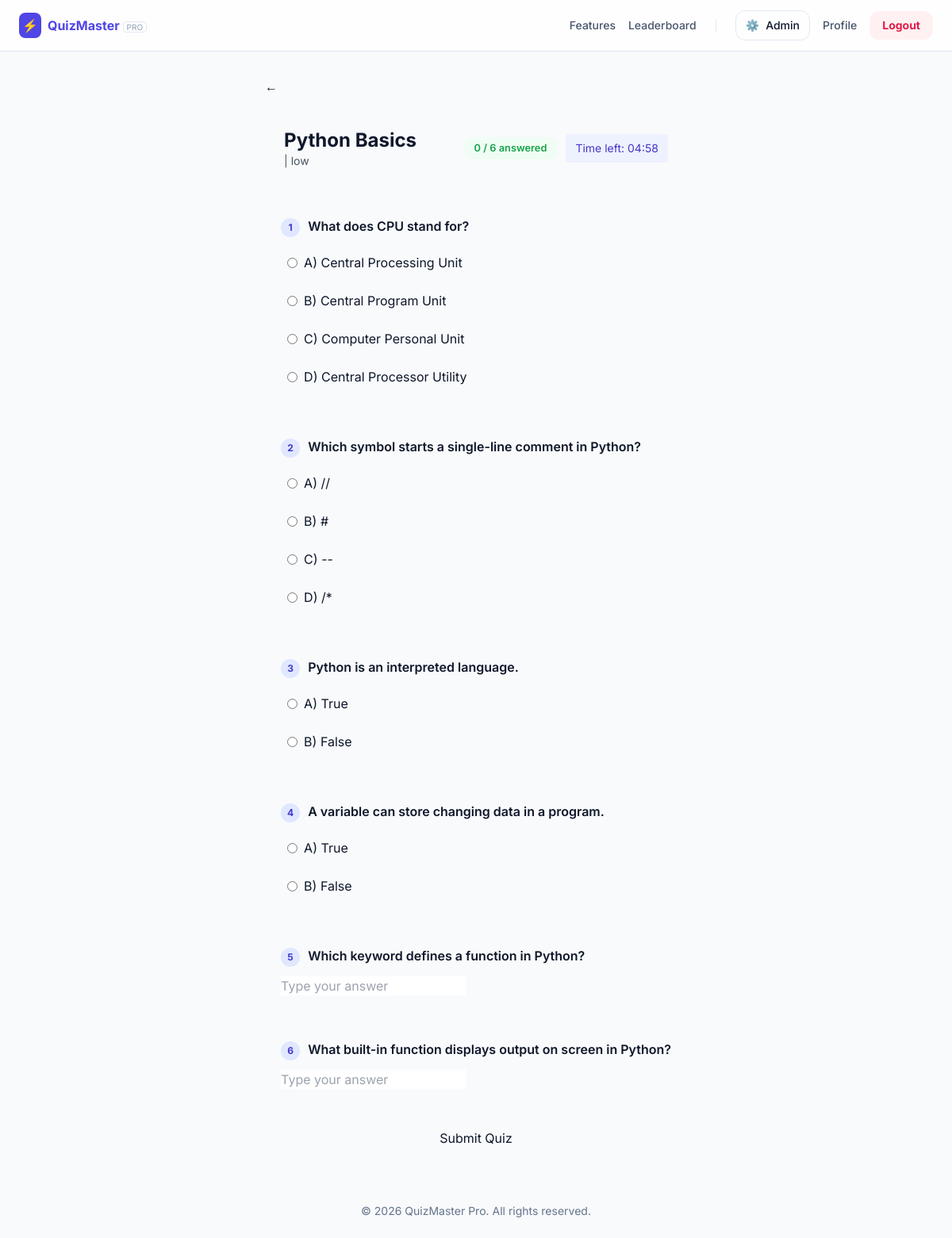
/quiz/start/1 (signed in), run on the app's committed database.
### tables this page shows
CREATE TABLE quizzes (
    id INT AUTO_INCREMENT PRIMARY KEY,
    subject_id INT NOT NULL,
    title VARCHAR(200) NOT NULL,
    difficulty ENUM('low','medium','high') DEFAULT 'medium',
    time_limit INT DEFAULT 600,
    total_marks INT DEFAULT 0,
    is_active TINYINT(1) DEFAULT 1,
    created_at TIMESTAMP DEFAULT CURRENT_TIMESTAMP,
    FOREIGN KEY (subject_id) REFERENCES subjects(id) ON DELETE CASCADE
);

CREATE TABLE questions (
    id INT AUTO_INCREMENT PRIMARY KEY,
    quiz_id INT NOT NULL,
    question_text TEXT NOT NULL,
    question_type ENUM('mcq', 'tf', 'short') NOT NULL DEFAULT 'mcq',
    explanation TEXT NULL,
    option_a VARCHAR(255) NOT NULL,
    option_b VARCHAR(255) NOT NULL,
    option_c VARCHAR(255) NOT NULL,
    option_d VARCHAR(255) NOT NULL,
    correct_option ENUM('a','b','c','d') NOT NULL,
    marks INT DEFAULT 1,
    FOREIGN KEY (quiz_id) REFERENCES quizzes(id) ON DELETE CASCADE
);

### Core/Controller.php (called while the page is built, shortened)
<?php
abstract class Controller
{
    protected function render(string $view, array $data = []): void
    {
        extract($data, EXTR_SKIP);
        $viewFile = APP_PATH . '/Views/' . $view . '.php';
        include $viewFile;
    }
}

### app/Controllers/QuizController.php (called while the page is built, shortened)
<?php
class QuizController extends Controller
{
    private QuizModel $quizModel;
    public function __construct()
    {
        require_once APP_PATH . '/Models/QuizModel.php';
        $this->quizModel = new QuizModel();
    }
    public function start(int $quizId = 0): void
    {
        $quiz = $this->quizModel->getQuizById($quizId);
        $type = !empty($_GET['question_type']) ? sanitizeInput((string) $_GET['question_type']) : 'all';
        $questions = $this->quizModel->getQuestions($quizId, $type);
        $this->render('quiz/start', compact('quiz', 'questions', 'type', 'remaining'));
    }
}

### Core/Router.php (called while the page is built, shortened)
<?php
class Router
{
    private string $controller = 'HomeController';
    private string $method = 'index';
    public function dispatch(): void
    {
        $url = $this->parseUrl();
        if (!empty($url[0])) {
            $ctrlName = ucfirst(strtolower($url[0])) . 'Controller';
            $ctrlClass = self::CTRL_NAMESPACE . $ctrlName;
            if (class_exists($ctrlClass)) {
                $this->controller = $ctrlName;
                unset($url[0]);
            } else {
                $this->notFound();
                return;
            }
        }
        if (!empty($url[1])) {
            $methodInput = strtolower((string) $url[1]);
            $controllerClass = self::CTRL_NAMESPACE . $this->controller;
            $methods = get_class_methods($controllerClass);
            $foundMethod = null;
            foreach ($methods as $m) {
                if (strtolower($m) === $methodInput) {
                    $foundMethod = $m;
                    break;
                }
            }
            if ($foundMethod !== null) {
                $this->method = $foundMethod;
                unset($url[1]);
            } else {
                $this->notFound();
                return;
            }
        }
        $this->params = $url ? array_values($url) : [];
        $controllerInstance = new $ctrlClass();
        call_user_func_array([$controllerInstance, $this->method], $this->params);
    }
    private function parseUrl(): array
    {
        if (!empty($_GET['url'])) {
            $url = rtrim((string) $_GET['url'], '/');
            return explode('/', filter_var($url, FILTER_SANITIZE_URL));
        }
        $uri = $_SERVER['REQUEST_URI'] ?? '';
        $uri = strtok($uri, '?');
        $uri = trim($uri, '/');
        return explode('/', filter_var($uri, FILTER_SANITIZE_URL));
    }
}

### index.php (called while the page is built, shortened)
<?php
spl_autoload_register(function (string $class): void {
    $prefixes = [
        'Core\\' => CORE_PATH . '/',
        'App\\Controllers\\' => APP_PATH . '/Controllers/',
        'App\\Models\\' => APP_PATH . '/Models/',
    ];
    foreach ($prefixes as $prefix => $dir) {
        if (str_starts_with($class, $prefix)) {
            $relative = substr($class, strlen($prefix));
            $file = $dir . str_replace('\\', '/', $relative) . '.php';
            if (file_exists($file)) {
                return;
            }
        }
    }
});
require_once APP_PATH . '/helpers.php';
$router = new Core\Router();
$router->dispatch();

### Core/Database.php (called while the page is built, shortened)
<?php
class Database
{
    private static ?Database $instance = null;
    private PDO $pdo;
    private string $host = 'localhost';
    private string $dbname = 'quizmaster';
    private string $user = 'root';
    private string $pass = '';
    private string $charset = 'utf8mb4';
    private function connect(): void
    {
        $dsn = "mysql:host={$this->host};dbname={$this->dbname};charset={$this->charset}";
        $options = [
            PDO::ATTR_ERRMODE            => PDO::ERRMODE_EXCEPTION,
            PDO::ATTR_DEFAULT_FETCH_MODE => PDO::FETCH_ASSOC,
            PDO::ATTR_EMULATE_PREPARES   => false,
            PDO::ATTR_PERSISTENT         => false,
            PDO::MYSQL_ATTR_INIT_COMMAND => "SET SESSION wait_timeout=28800, SESSION interactive_timeout=28800",
        ];
        try {
            $this->pdo = new PDO($dsn, $this->user, $this->pass, $options);
        } catch (PDOException $e) {
            error_log('[QuizMaster] DB connection error: ' . $e->getMessage());
            http_response_code(500);
            die('Database connection failed.');
        }
    }
    public static function getInstance(): Database
    {
        if (self::$instance === null) {
            self::$instance = new self();
        }
        return self::$instance;
    }
    public function query(string $sql, array $params = []): PDOStatement
    {
        try {
            $stmt = $this->pdo->prepare($sql);
            $stmt->execute($params);
            return $stmt;
        } catch (PDOException $e) {
            if ($e->errorInfo[1] === 2006 || $e->errorInfo[1] === 2013) {
                error_log('[QuizMaster] MySQL gone away — reconnecting…');
                $this->connect();
                $stmt = $this->pdo->prepare($sql);
                $stmt->execute($params);
                return $stmt;
            }
            throw $e;
        }
    }
    public function fetch(string $sql, array $params = []): array|false
    {
        return $this->query($sql, $params)->fetch();
    }
    public function fetchAll(string $sql, array $params = []): array
    {
        return $this->query($sql, $params)->fetchAll();
    }
}

### app/Models/QuizModel.php (called while the page is built, shortened)
<?php
class QuizModel
{
    private Database $db;
    public function __construct()
    {
        $this->db = Database::getInstance();
    }
    public function getQuizById(int $id): ?array
    {
        return $this->db->fetch(
            "SELECT * FROM quizzes WHERE id = :id AND is_active = 1 LIMIT 1",
            [':id' => $id]
        ) ?: null;
    }
    public function getQuestions(int $quizId, string $type = 'all'): array
    {
        $sql = "SELECT DISTINCT q.* FROM questions q WHERE q.quiz_id = :qid";
        $params = [':qid' => $quizId];
        $sql .= " ORDER BY q.id";
        $rows = $this->db->fetchAll($sql, $params);
        $seen = [];
        $unique = [];
        foreach ($rows as $row) {
            if (!isset($seen[$row['id']])) {
                $seen[$row['id']] = true;
                $unique[] = $row;
            }
        }
        return $unique;
    }
}

### app/helpers.php (called while the page is built, shortened)
<?php
function xss(mixed $value): string
{
    return htmlspecialchars((string) $value, ENT_QUOTES | ENT_HTML5, 'UTF-8');
}

### app/Views/quiz/start.php (the view, shortened to what this page needs)
<?php include APP_PATH . '/Views/partials/head.php'; ?>
<?php include APP_PATH . '/Views/partials/navbar.php'; ?>
<main class="max-w-5xl mx-auto px-4 py-8 flex-1">
  <button onclick="history.back()" class="btn-ui mb-4" aria-label="Go back">←</button>
  <div class="card-ui p-6 mb-4 flex items-center justify-between">
    <div>
      <h1 class="text-2xl font-bold"><?= xss($quiz['title']) ?></h1>
      <p class="text-sm text-gray-600"><?= xss($quiz['subject_name']) ?> | <?= xss($quiz['difficulty']) ?></p>
    </div>
    <div style="display:flex;align-items:center;gap:12px;">
      <div id="progressBadge" style="font-size:0.8rem;background:#f0fdf4;color:#16a34a;border-radius:8px;padding:4px 12px;font-weight:600;">
        0 / <?= count($questions) ?> answered
      </div>
      <div class="text-sm rounded bg-indigo-50 text-indigo-700 px-3 py-2">Time left: <span id="timer"></span></div>
    </div>
  </div>
  <form method="POST" action="<?= BASE_URL ?>/quiz/submit" id="quizForm" class="space-y-4">
    <?php foreach ($questions as $idx => $q): ?>
      <div class="card-ui p-5" id="qcard_<?= (int)$q['id'] ?>">
        <h2 class="font-semibold mb-3">
          <span id="qnum_<?= (int)$q['id'] ?>" style="display:inline-block;width:24px;height:24px;border-radius:50%;background:#e0e7ff;color:#4338ca;font-size:0.75rem;text-align:center;line-height:24px;margin-right:6px;font-weight:700;"><?= $idx + 1 ?></span>
          <?= xss($q['question_text']) ?>
        </h2>
        <?php if (($q['question_type'] ?? '') === 'short'): ?>
          <input type="text" name="q_<?= (int) $q['id'] ?>" class="input-ui track-answer" data-qid="<?= (int)$q['id'] ?>" placeholder="Type your answer">
        <?php else: ?>
          <?php
            $isTf = ($q['question_type'] ?? '') === 'tf';
            $opts = $isTf
              ? ['a' => 'True', 'b' => 'False']
              : ['a' => $q['option_a'], 'b' => $q['option_b'], 'c' => $q['option_c'], 'd' => $q['option_d']];
          ?>
          <div class="grid gap-2">
            <?php foreach ($opts as $key => $label): ?>
              <label class="flex items-center gap-2 rounded-lg px-2 py-2 transition hover:bg-indigo-50">
                <input type="radio" name="q_<?= (int) $q['id'] ?>" value="<?= xss((string) $key) ?>" class="track-answer" data-qid="<?= (int)$q['id'] ?>">
                <span><?= strtoupper($key) ?>) <?= xss((string) $label) ?></span>
              </label>
            <?php endforeach; ?>
          </div>
        <?php endif; ?>
      </div>
    <?php endforeach; ?>
    <button type="button" onclick="handleSubmit()" class="btn-primary" style="width:100%;padding:14px;font-size:1rem;">
      Submit Quiz
    </button>
  </form>
</main>
<?php include APP_PATH . '/Views/partials/footer.php'; ?>

### app/Views/partials/head.php (style rules this page uses)
body { font-family: 'Inter', sans-serif; }

### data on the page
quizzes: title "Python Basics", difficulty "low"
questions: question_text "What does CPU stand for?", key "A", option_a "Central Processing Unit", key "B", option_b "Central Program Unit", key "C", option_c "Computer Personal Unit", key "D", option_d "Central Processor Utility"
questions: question_text "Which symbol starts a single-line comment in Python?", key "A", option_a "//", key "B", option_b "#", key "C", option_c "--", key "D", option_d "/*"
questions: question_text "Python is an interpreted language.", key "A", question_type "True", key "B", question_type "False"
questions: question_text "A variable can store changing data in a program.", key "A", question_type "True", key "B", question_type "False"
questions: question_text "Which keyword defines a function in Python?"
questions: question_text "What built-in function displays output on screen in Python?"

### other printed values
xss((string)($_SESSION['user_avatar'] ?? '🎓')) "⚙️"
xss(explode(' ', (string)($_SESSION['user_name'] ?? 'User'))[0]) "Admin"
count($questions) "6"
